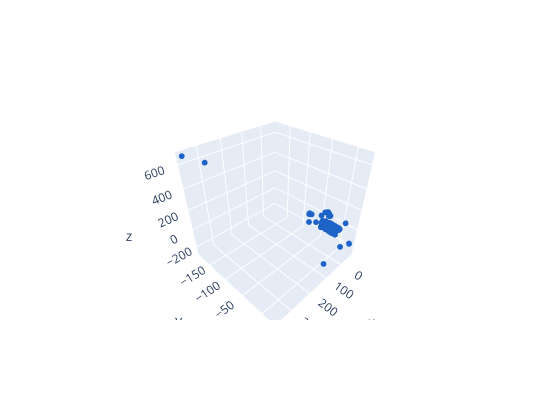

Notebook code for this chart:
### Code cell
m = matches[(1, 2)]   # shape (M,2)

idx1 = m[:, 1]        # indices in image 1 keypoints
idx2 = m[:, 0]        # indices in image 2 keypoints

x1 = keypoints[img1_id][idx1].T  # shape (2,M)
x2 = keypoints[img2_id][idx2].T  # shape (2,M)

x1 = np.vstack([x1, np.ones((1, x1.shape[1]))]) # shape (3,M)
x2 = np.vstack([x2, np.ones((1, x2.shape[1]))]) # shape (3,M)

# Triangulate points with Lab3 code
imsize = (camera.width, camera.height)
X = triangulate(x1, x2, P1, P2, imsize, norm='hartley')

X_eucl = X/X[-1,:]
points3d = X[:3].T
fig = go.Figure(layout=dict(height=400, width=550))
points3d = X_eucl[:3].T
fig.add_trace(go.Scatter3d(x=points3d[:,0], y=points3d[:,1], z=points3d[:,2],mode='markers',name='3d points',marker=dict(color='rgb(30, 100, 200)', size=2)))
fig.show()

### Figure 1 — Plotly figure (JSON) as saved in the notebook; plotly's stock layout.template omitted (floating-point values rounded to 4 significant figures; data arrays with more than 128 entries replaced by an {"elided": "..."} marker saying what was removed)
{"data": [{"marker": {"color": "rgb(30, 100, 200)", "size": 2}, "mode": "markers", "name": "3d points", "type": "scatter3d", "x": {"elided": "1571 float values"}, "y": {"elided": "1571 float values"}, "z": {"elided": "1571 float values"}}], "layout": {"height": 400, "width": 550}}
